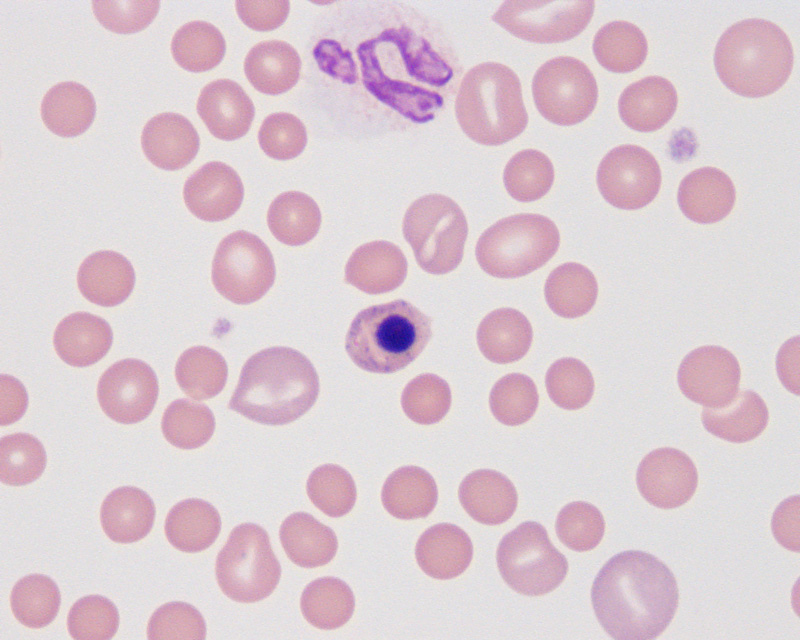
%> input picture Kasus7.jpg, 800 x 640 px
$ octave --eval "colorDetection;"   (GNU Octave 9; MATLAB toolbox functions it lacks are replaced by stand-ins)
%> lines starting %> are read from the running program, lines starting %| are printed output that depends on the picture; in (x1, y1, x2, y2) boxes, pixels count from 0 and x2, y2 are one past the last pixel; in counts of white or black regions, pixels touching at a corner belong together; the program's own positions count from 1
function colorDetection

F = imread('Kasus7.jpg');
%> F is the input picture: size 640x800x3 uint8; mean R, G, B 220.6, 204.5, 212
G = F(:,:,3);
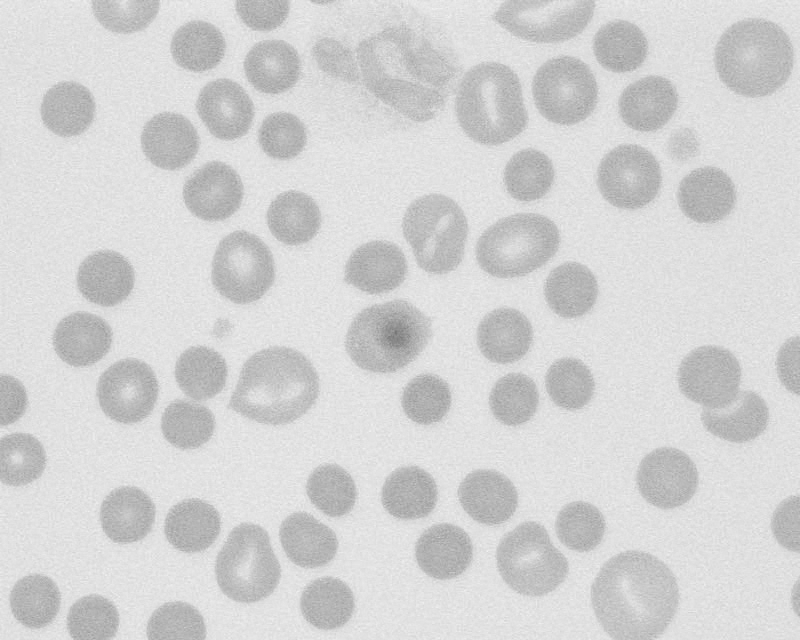
%> G: size 640x800 uint8; min 117, max 242, mean 212
H = rgb2gray(F);
I = imsubtract(G, H);
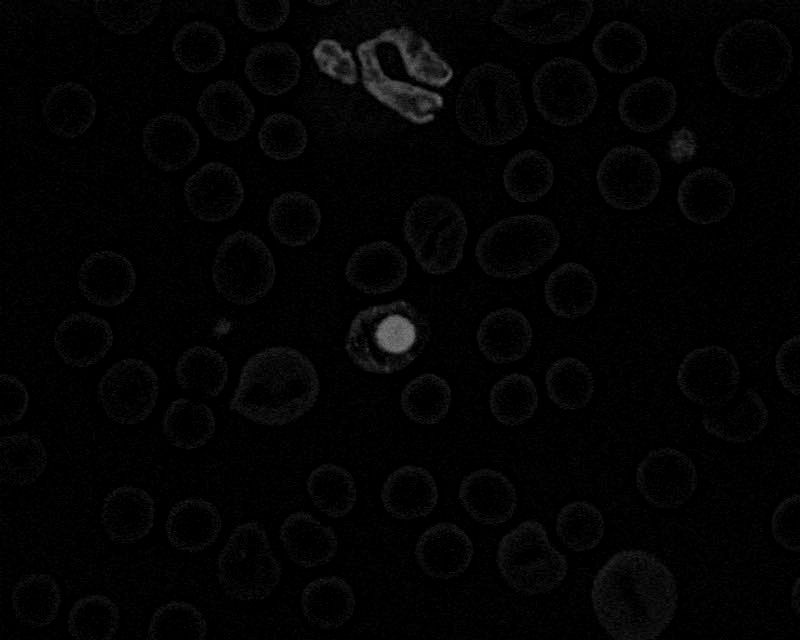
%> I: size 640x800 uint8; min 0, max 124, mean 3.3
J = im2bw(I, 0.2001);
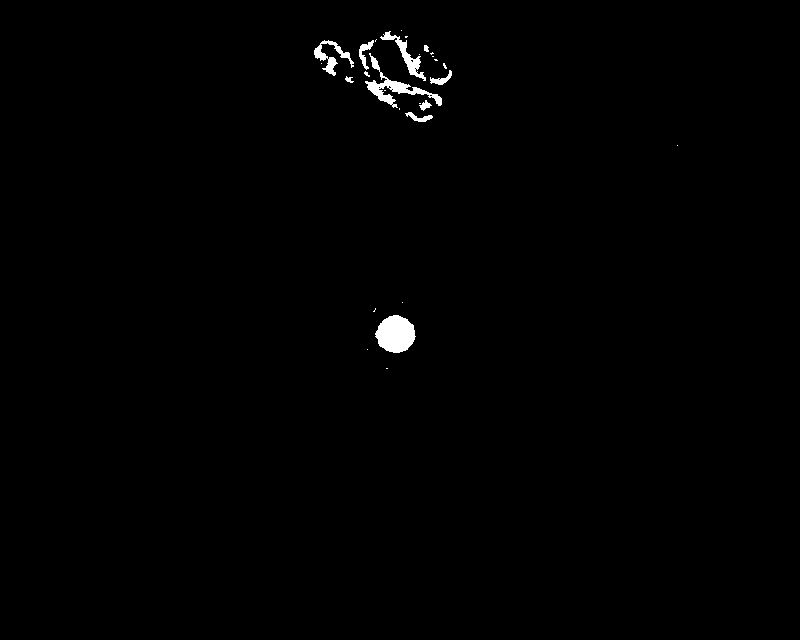
%> J: size 640x800 logical; 0.69% white; 28 white regions (18 under 20 px), largest, box (x1, y1, x2, y2) and area: (375, 315, 416, 353) 1142, (365, 53, 442, 108) 846, (380, 31, 426, 81) 478
K = im2bw(H);
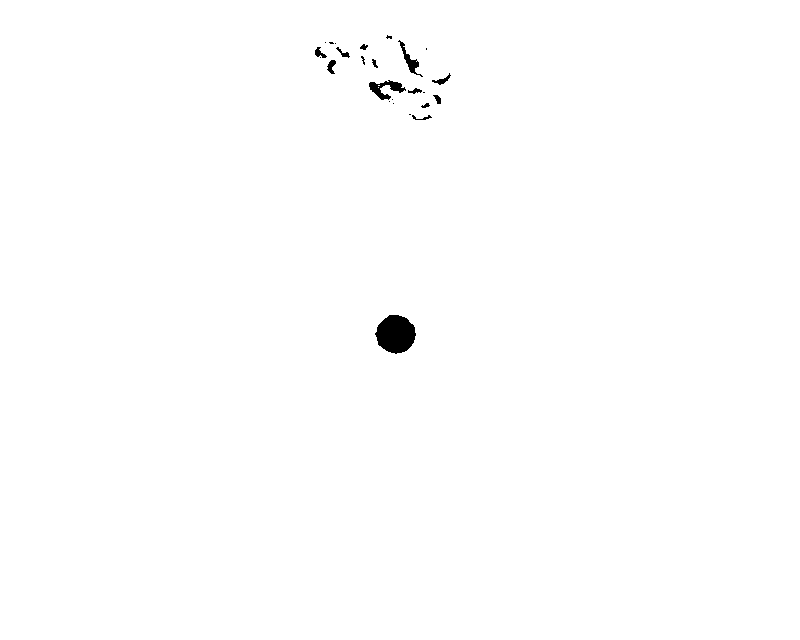
%> K: size 640x800 logical; 99.6% white; 25 black regions (12 under 20 px), largest, box (x1, y1, x2, y2) and area: (375, 315, 416, 354) 1180, (369, 80, 406, 100) 324, (398, 40, 423, 77) 209


subplot(2,2,1), imshow(F);
subplot(2,2,2), imshow(G);
subplot(2,2,3), imshow(I);
subplot(2,2,4), imshow(J);

figure, imshow(G);
